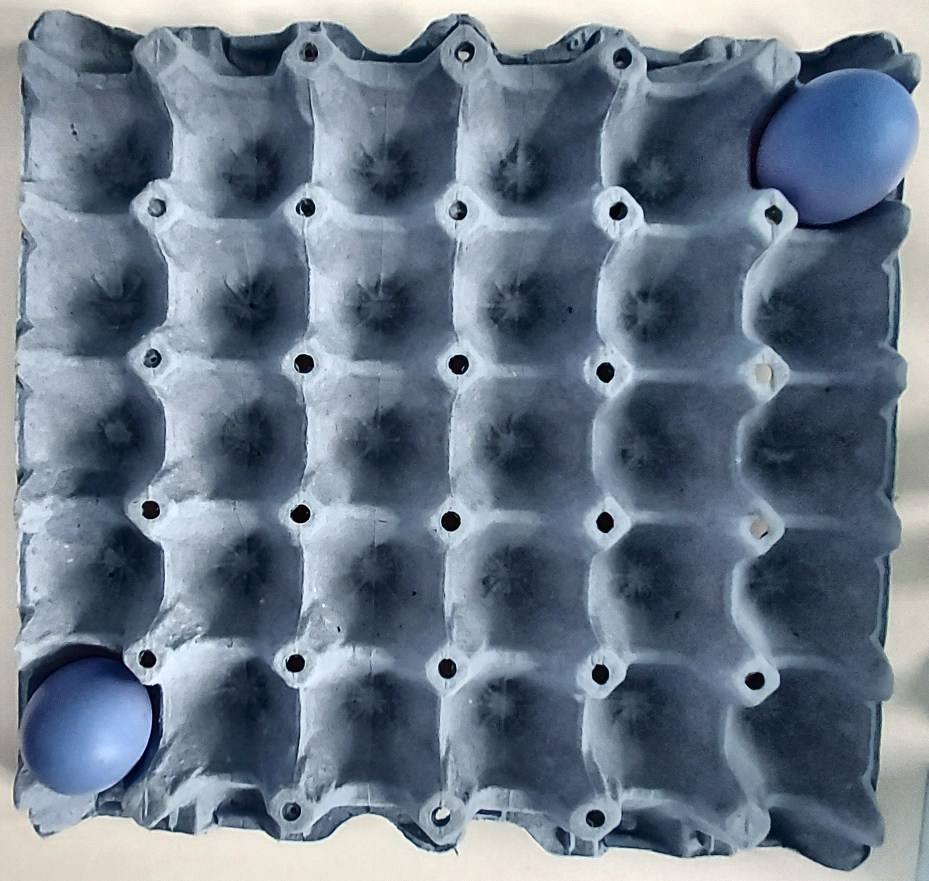
#> input picture projects/usco-egg/data/output/adjusted_image.jpg, 1857 x 1761 px (shown at 1/2 size)
$ python pick_bounds.py
#> lines starting #> are read from the running program, lines starting #| are printed output that depends on the picture
### projects/usco-egg/src/utils.py

import os
import cv2
import matplotlib.pyplot as plt
import numpy as np


dirname =  os.path.dirname(__file__)
data_dir = os.path.join(dirname, '../data')

# I need to define the function that will save the preprocessed image
# [5 lines left out: function save_image, not called in this run]


def read_image(image_path, flag=cv2.IMREAD_COLOR):
#> called with image_path = 'output/adjusted_image.jpg', flag = 1
    path_to_read = os.path.join(data_dir, image_path)
    return cv2.imread(path_to_read, flag)
#> returned value is the input picture: shape (1761, 1857, 3); mean B, G, R 136.7, 121.5, 108.3


# [40 lines left out: functions display_image, plot_lab_histogram, not called in this run]


def resize_image(image, scale_percent):
    """
    Resize the image to a given scale percentage while keeping the aspect ratio.

      :parameters:
      image (numpy.ndarray): The input image to resize.
      scale_percent (float): The scale percentage to resize the image.

      :returns:
      numpy.ndarray: The resized image.
    """
#> called with scale_percent = 40
    width = int(image.shape[1] * scale_percent / 100)
#> width = 742
    height = int(image.shape[0] * scale_percent / 100)
#> height = 704
    resized_image = cv2.resize(image, (width, height), interpolation=cv2.INTER_AREA)
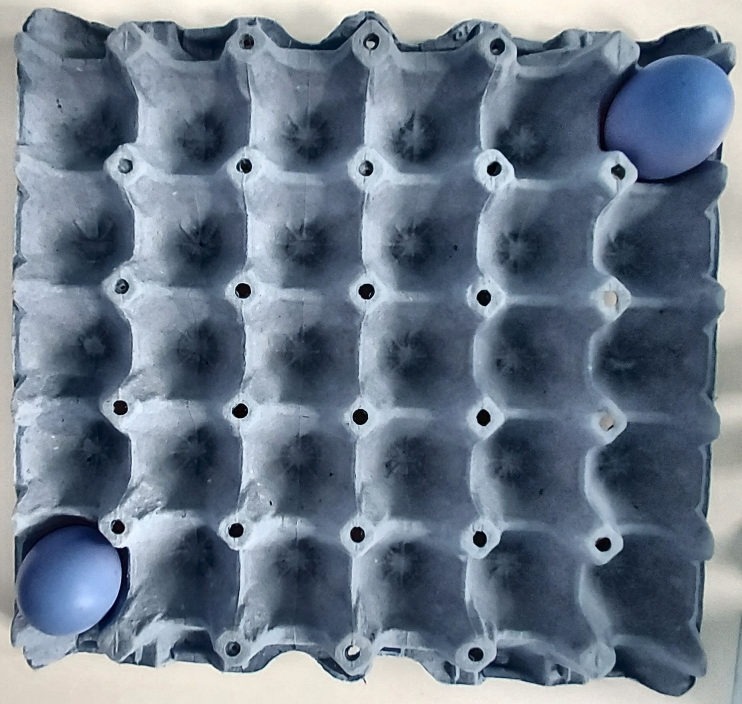
#> resized_image: shape (704, 742, 3); mean B, G, R 136.7, 121.5, 108.3
    return resized_image

### projects/usco-egg/src/pick_bounds.py
import cv2
import numpy as np
from utils import read_image, save_image, resize_image

# Load an image
# image = read_image("raw/0002.tif")
image = read_image("output/adjusted_image.jpg")

# Resize to fit the screen (keeping aspect ratio)
scale_percent = 40  # Reduce size to 50% of the original
resized_image = resize_image(image, scale_percent)
resized_lab = resize_image(cv2.cvtColor(image, cv2.COLOR_BGR2LAB), scale_percent)
#> in resize_image (call 2), `resized_image = cv2.resize(image, (width, height), interpolation=cv2.I..`: resized_image: shape (704, 742, 3); mean of channels 0, 1, 2 126.2, 127.1, 117.7
#> in resize_image (call 2), `resized_image = cv2.resize(image, (width, height), interpolation=cv2.I..`: image: shape (1761, 1857, 3); mean of channels 0, 1, 2 126.2, 127.1, 117.7
resized_hsv = resize_image(cv2.cvtColor(image, cv2.COLOR_BGR2HSV), scale_percent)
#> in resize_image (call 3), `resized_image = cv2.resize(image, (width, height), interpolation=cv2.I..`: resized_image: shape (704, 742, 3); mean H, S, V 95.8, 73.9, 138.4
#> in resize_image (call 3), `resized_image = cv2.resize(image, (width, height), interpolation=cv2.I..`: image: shape (1761, 1857, 3); mean H, S, V 95.8, 73.9, 138.4

# Variables to store the starting and ending points of the circle
start_point = None
end_point = None
drawing = False


# [57 lines left out: functions print_stats, click_event, get_lab_range, get_hsv_range, not called in this run]

cv2.imshow("Click and drag to select region", resized_image)
cv2.setMouseCallback("Click and drag to select region", click_event)
cv2.waitKey(0)
cv2.destroyAllWindows()

$ run again, with projects/usco-egg/data/raw/0002.tif saved as projects/usco-egg/data/output/adjusted_image.jpg
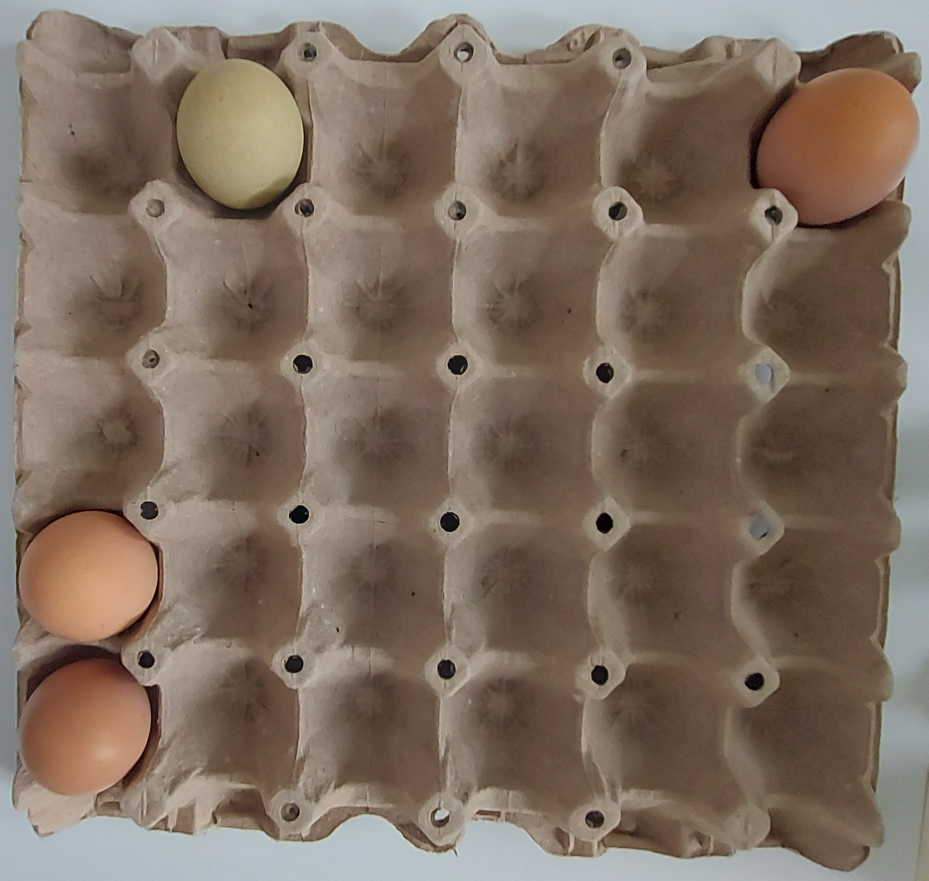
#> input picture projects/usco-egg/data/raw/0002.tif, 1857 x 1761 px (shown at 1/2 size)
#> in read_image, returned value is the input picture: shape (1761, 1857, 3); mean B, G, R 96.9, 110.5, 126.5
#> in resize_image, `resized_image = cv2.resize(image, (width, height), interpolation=cv2.I..`:
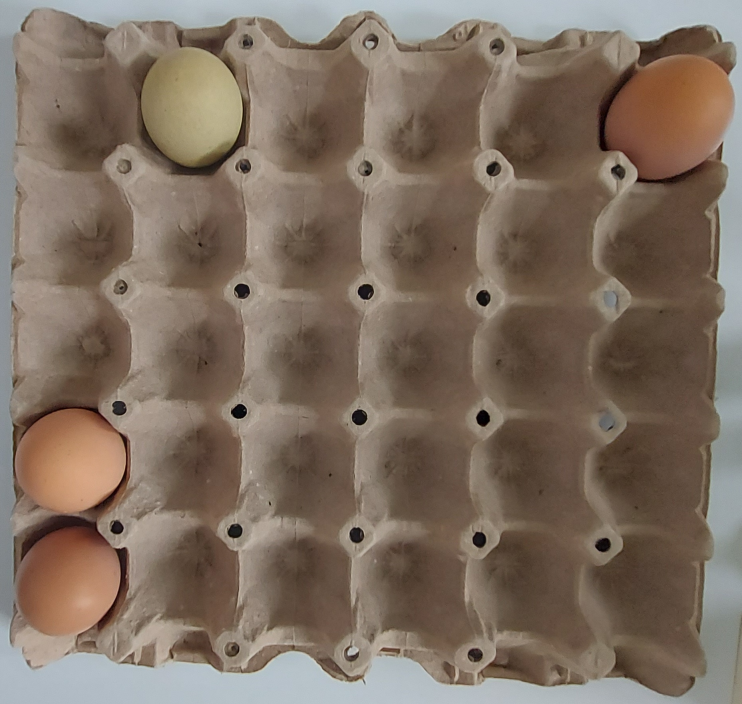
#> resized_image: shape (704, 742, 3); mean B, G, R 96.9, 110.5, 126.5
#> resized_image: shape (704, 742, 3); mean of channels 0, 1, 2 121, 132.4, 138.2
#> image: shape (1761, 1857, 3); mean of channels 0, 1, 2 121, 132.4, 138.2
#> resized_image: shape (704, 742, 3); mean H, S, V 24.4, 71.5, 128.2
#> image: shape (1761, 1857, 3); mean H, S, V 24.4, 71.5, 128.2
